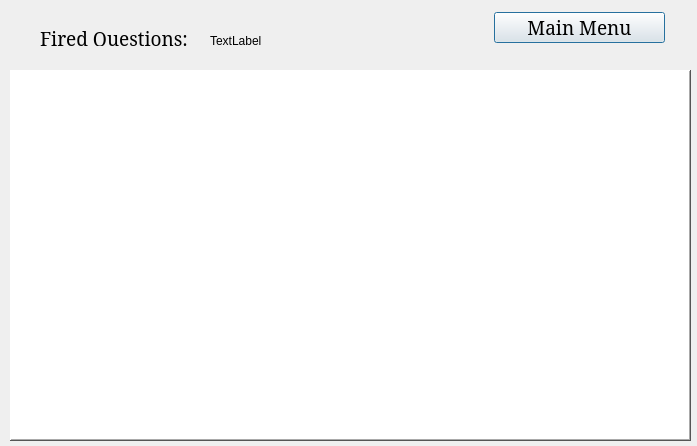
<?xml version="1.0" encoding="UTF-8"?>
<ui version="4.0">
 <class>question_view</class>
 <widget class="QDialog" name="question_view">
  <property name="geometry">
   <rect>
    <x>0</x>
    <y>0</y>
    <width>697</width>
    <height>446</height>
   </rect>
  </property>
  <property name="windowTitle">
   <string>Dialog</string>
  </property>
  <widget class="QTableView" name="tableView">
   <property name="geometry">
    <rect>
     <x>10</x>
     <y>70</y>
     <width>681</width>
     <height>371</height>
    </rect>
   </property>
   <property name="styleSheet">
    <string notr="true">background-color: rgb(170, 85, 255);
background-color: rgb(255, 255, 255);
gridline-color: rgb(255, 0, 0);
font: 16pt &quot;Nyala&quot;;</string>
   </property>
   <property name="frameShape">
    <enum>QFrame::WinPanel</enum>
   </property>
   <property name="frameShadow">
    <enum>QFrame::Raised</enum>
   </property>
   <property name="lineWidth">
    <number>6</number>
   </property>
   <property name="midLineWidth">
    <number>0</number>
   </property>
   <property name="gridStyle">
    <enum>Qt::SolidLine</enum>
   </property>
   <attribute name="horizontalHeaderDefaultSectionSize">
    <number>400</number>
   </attribute>
   <attribute name="horizontalHeaderHighlightSections">
    <bool>false</bool>
   </attribute>
   <attribute name="horizontalHeaderStretchLastSection">
    <bool>true</bool>
   </attribute>
   <attribute name="verticalHeaderDefaultSectionSize">
    <number>42</number>
   </attribute>
   <attribute name="verticalHeaderStretchLastSection">
    <bool>false</bool>
   </attribute>
  </widget>
  <widget class="QLabel" name="label">
   <property name="geometry">
    <rect>
     <x>40</x>
     <y>30</y>
     <width>171</width>
     <height>16</height>
    </rect>
   </property>
   <property name="font">
    <font>
     <family>SimSun</family>
     <pointsize>14</pointsize>
    </font>
   </property>
   <property name="text">
    <string>Fired Questions:</string>
   </property>
  </widget>
  <widget class="QPushButton" name="pushButton_menu">
   <property name="geometry">
    <rect>
     <x>494</x>
     <y>12</y>
     <width>171</width>
     <height>31</height>
    </rect>
   </property>
   <property name="font">
    <font>
     <family>MS Serif</family>
     <pointsize>14</pointsize>
    </font>
   </property>
   <property name="text">
    <string>Main Menu</string>
   </property>
  </widget>
  <widget class="QLabel" name="img">
   <property name="geometry">
    <rect>
     <x>0</x>
     <y>0</y>
     <width>691</width>
     <height>441</height>
    </rect>
   </property>
   <property name="autoFillBackground">
    <bool>true</bool>
   </property>
   <property name="text">
    <string/>
   </property>
  </widget>
  <widget class="QLabel" name="img_label">
   <property name="geometry">
    <rect>
     <x>210</x>
     <y>10</y>
     <width>131</width>
     <height>61</height>
    </rect>
   </property>
   <property name="text">
    <string>TextLabel</string>
   </property>
  </widget>
  <zorder>img</zorder>
  <zorder>tableView</zorder>
  <zorder>label</zorder>
  <zorder>pushButton_menu</zorder>
  <zorder>img_label</zorder>
 </widget>
 <resources/>
 <connections/>
</ui>
